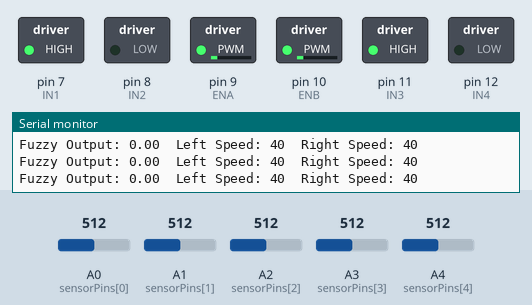
Simulated run of this sketch. Board: Arduino Uno, built with avr-gcc and run on an emulated ATmega328P. Parts: switched loads named in the sketch (green lamp = pin HIGH), the last lines printed to the serial monitor. The inputs (shaded band) are chosen by the test bench; at power-on: A0 (sensorPins[0]) = 512, A4 (sensorPins[4]) = 512, A1 (sensorPins[1]) = 512, A2 (sensorPins[2]) = 512, A3 (sensorPins[3]) = 512.

Above: at 1.2 s.
1.3 s: A0 (sensorPins[0]) set to 680
At 2.6 s:
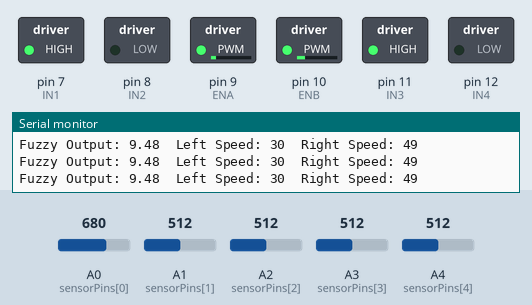
4.3 s: A0 (sensorPins[0]) set to 701
At 5.7 s:
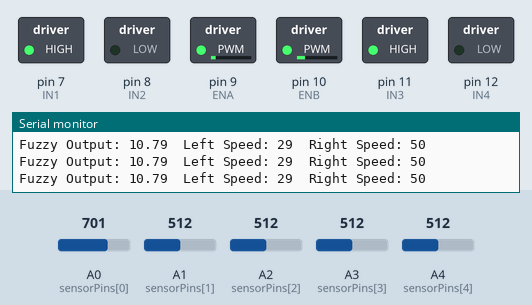
7.3 s: A4 (sensorPins[4]) set to 160
At 8.3 s:
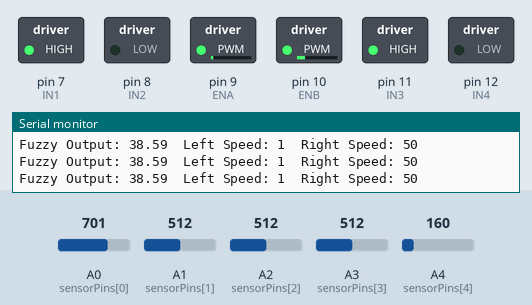
10.3 s: A4 (sensorPins[4]) set to 143
At 11.4 s:
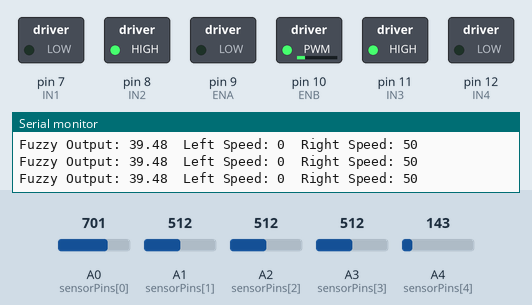
11.8 s: A1 (sensorPins[1]) set to 716
At 13.0 s:
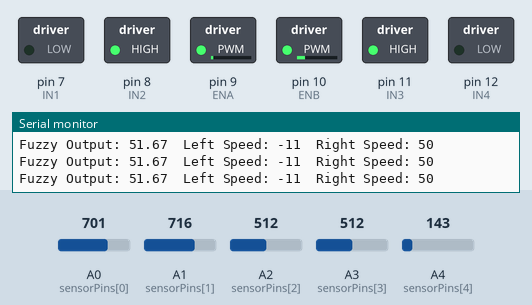
13.3 s: A2 (sensorPins[2]) set to 716
At 13.9 s:
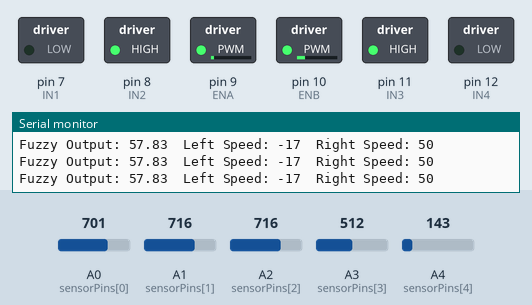
Timing chart, 0 to 16.3 s (numbered marks = the images above; inputs shaded):
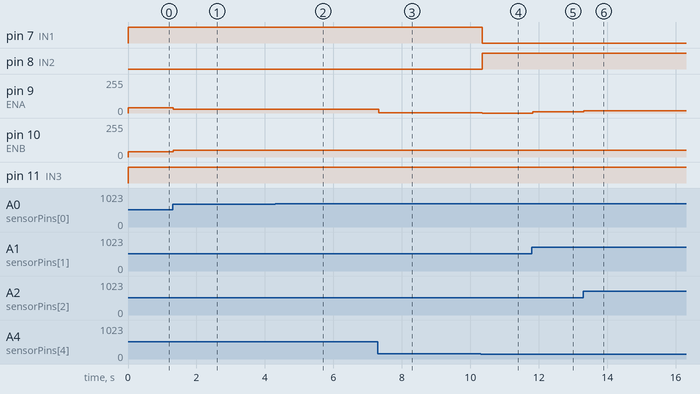

The sketch:

sketch_5ch_fuzzyControl_240630.ino
```cpp
#define extraLeftSensor A0
#define leftSensor A1
#define centerSensor A2
#define rightSensor A3
#define extraRightSensor A4

#define ENA 9
#define IN1 7
#define IN2 8
#define ENB 10
#define IN3 11
#define IN4 12

const int numSensors = 5;
const int sensorPins[numSensors] = {A0, A1, A2, A3, A4};

int baseSpeed = 40;
int maxSpeed = 50;

void setup() {
  Serial.begin(9600);

  for (int i = 0; i < numSensors; i++) {
    pinMode(sensorPins[i], INPUT);
  }

  pinMode(ENA, OUTPUT);
  pinMode(IN1, OUTPUT);
  pinMode(IN2, OUTPUT);
  pinMode(ENB, OUTPUT);
  pinMode(IN3, OUTPUT);
  pinMode(IN4, OUTPUT);
}

void loop() {
  int sensorValues[numSensors];
  for (int i = 0; i < numSensors; i++) {
    sensorValues[i] = analogRead(sensorPins[i]);
  }

  float fuzzyOutput = fuzzyControl(sensorValues);

  int leftMotorSpeed = baseSpeed - fuzzyOutput;
  int rightMotorSpeed = baseSpeed + fuzzyOutput;

  leftMotorSpeed = constrain(leftMotorSpeed, -maxSpeed, maxSpeed);
  rightMotorSpeed = constrain(rightMotorSpeed, -maxSpeed, maxSpeed);

  setMotorSpeed(leftMotorSpeed, rightMotorSpeed);

  Serial.print("Fuzzy Output: ");
  Serial.print(fuzzyOutput);
  Serial.print("\tLeft Speed: ");
  Serial.print(leftMotorSpeed);
  Serial.print("\tRight Speed: ");
  Serial.println(rightMotorSpeed);

  delay(10);
}

float fuzzyControl(int sensorValues[]) {
  float membership[5] = {0, 0, 0, 0, 0};
  float output = 0;

  // 퍼지화 (Fuzzification)
  for (int i = 0; i < numSensors; i++) {
    if (sensorValues[i] < 100) membership[i] = 1;
    else if (sensorValues[i] < 900) membership[i] = (900 - sensorValues[i]) / 800.0;
    else membership[i] = 0;
  }

  // 규칙 평가 및 비퍼지화 (Rule evaluation and Defuzzification)
  float sumMembership = 0;
  float weights[5] = {-1.0, -0.5, 0, 0.5, 1.0};
  for (int i = 0; i < numSensors; i++) {
    sumMembership += membership[i];
    output += membership[i] * weights[i] * 100; // -100에서 100 사이의 값
  }

  if (sumMembership > 0) {
    output /= sumMembership;
  }

  // 급커브 처리
  if (membership[0] > 0.8 || membership[4] > 0.8) {
    output *= 1.5; // 급커브에서 더 강한 반응
  }

  return output;
}

void setMotorSpeed(int leftSpeed, int rightSpeed) {
  digitalWrite(IN1, leftSpeed > 0 ? HIGH : LOW);
  digitalWrite(IN2, leftSpeed > 0 ? LOW : HIGH);
  analogWrite(ENA, abs(leftSpeed));

  digitalWrite(IN3, rightSpeed > 0 ? HIGH : LOW);
  digitalWrite(IN4, rightSpeed > 0 ? LOW : HIGH);
  analogWrite(ENB, abs(rightSpeed));
}
```

Measured:
- the behaviour switches between 153 and 152 on A4 (sensorPins[4]) (found by bisection; images 3 and 4)
- after the input at 1.3 s, pin 9 (ENA): 40/255 → 30/255 at once; pin 10 (ENB): 40/255 → 49/255 at once
- after the input at 4.3 s, pin 9 (ENA): 30/255 → 29/255 after 0.05 s; pin 10 (ENB): 49/255 → 50/255 after 0.05 s
- after the input at 7.3 s, pin 9 (ENA): 29/255 → 1/255 at once
- after the input at 10.3 s, pin 7 (IN1): HIGH → LOW at once; pin 8 (IN2): LOW → HIGH at once; pin 9 (ENA): 1/255 → 0/255 at once
- after the input at 11.8 s, pin 9 (ENA): 0/255 → 11/255 at once
- after the input at 13.3 s, pin 9 (ENA): 11/255 → 17/255 at once
